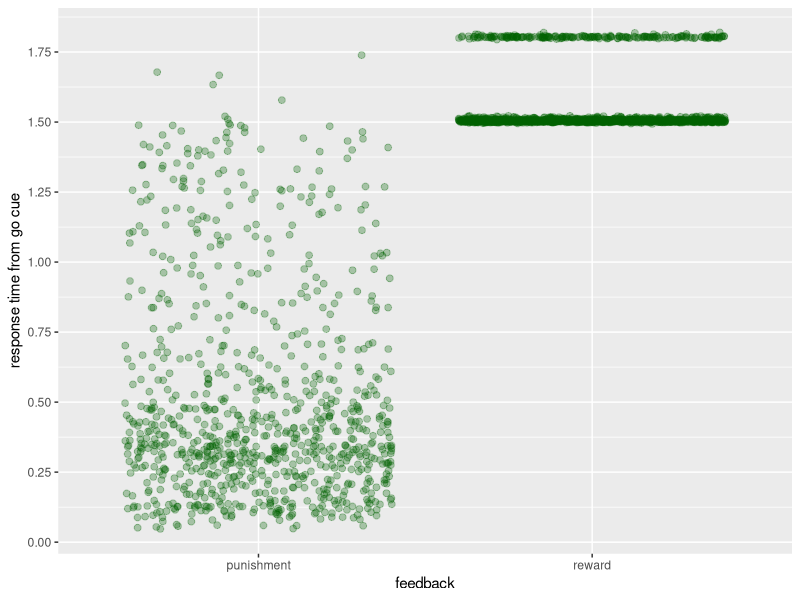
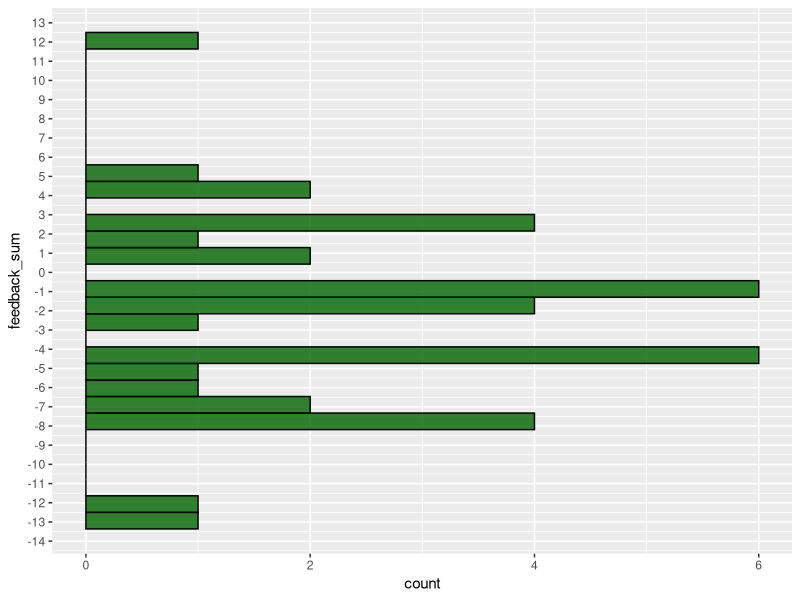

Reproduce these figures in R, in order.

# First look at the data that Karolina transformed into a .csv file.

library(tidyverse)

data <- read.csv("./data/behavioral_data.csv")

head(data)

data %>% 
  group_by(contrast_diff_abs, condition) %>% 
  count()

# Were no-gos in equal contrast trials punished?
data %>% 
  filter(condition == "go", response == 0, contrast_diff == 0) %>% 
  summarise(all_feedback = mean(feedback_type))

# Look at reaction times for correct vs. incorrect no_go trials
data %>% 
  filter(condition == "no_go") %>% 
  mutate(feedback_type_rec = ifelse(feedback_type == 1, "reward", "punishment")) %>% 
  
  ggplot(aes(x = feedback_type_rec, y = response_time_diff)) +
  geom_jitter(colour = "darkgreen", alpha = .3, size = 2) +
  scale_y_continuous(breaks = seq(0, 2, .25)) +
  labs(y = "response time from go cue", x = "feedback")

data %>% 
  filter(condition == "go", contrast_diff == 0) %>% 
  group_by(session) %>% 
  summarise(feedback_sum = sum(feedback_type)) %>% 
  
  ggplot(aes(y = feedback_sum)) +
  geom_histogram(fill = "darkgreen", colour = "black", alpha = .8) +
  scale_y_continuous(breaks = seq(-15, 15, 1))
